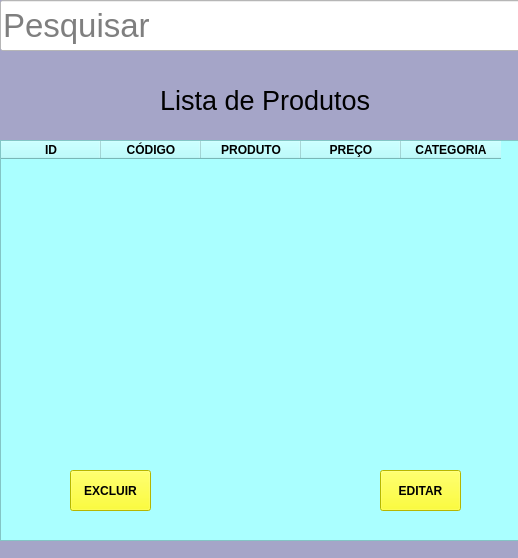
<?xml version="1.0" encoding="UTF-8"?>
<ui version="4.0">
 <class>MainWindow</class>
 <widget class="QMainWindow" name="MainWindow">
  <property name="geometry">
   <rect>
    <x>0</x>
    <y>0</y>
    <width>518</width>
    <height>558</height>
   </rect>
  </property>
  <property name="font">
   <font>
    <pointsize>13</pointsize>
    <weight>75</weight>
    <bold>true</bold>
   </font>
  </property>
  <property name="windowTitle">
   <string>MainWindow</string>
  </property>
  <property name="styleSheet">
   <string notr="true">background-color: rgb(165, 165, 200);</string>
  </property>
  <widget class="QWidget" name="centralwidget">
   <widget class="QLabel" name="label">
    <property name="geometry">
     <rect>
      <x>160</x>
      <y>70</y>
      <width>241</width>
      <height>61</height>
     </rect>
    </property>
    <property name="font">
     <font>
      <pointsize>20</pointsize>
     </font>
    </property>
    <property name="text">
     <string>Lista de Produtos</string>
    </property>
   </widget>
   <widget class="QTableWidget" name="tableWidget">
    <property name="geometry">
     <rect>
      <x>0</x>
      <y>140</y>
      <width>521</width>
      <height>401</height>
     </rect>
    </property>
    <property name="styleSheet">
     <string notr="true">background-color: rgb(255, 255, 255);
background-color: rgb(170, 255, 255);</string>
    </property>
    <column>
     <property name="text">
      <string>ID</string>
     </property>
     <property name="font">
      <font>
       <weight>75</weight>
       <bold>true</bold>
      </font>
     </property>
    </column>
    <column>
     <property name="text">
      <string>CÓDIGO</string>
     </property>
     <property name="font">
      <font>
       <weight>75</weight>
       <bold>true</bold>
      </font>
     </property>
    </column>
    <column>
     <property name="text">
      <string>PRODUTO</string>
     </property>
     <property name="font">
      <font>
       <weight>75</weight>
       <bold>true</bold>
      </font>
     </property>
    </column>
    <column>
     <property name="text">
      <string>PREÇO</string>
     </property>
     <property name="font">
      <font>
       <weight>75</weight>
       <bold>true</bold>
      </font>
     </property>
    </column>
    <column>
     <property name="text">
      <string>CATEGORIA</string>
     </property>
     <property name="font">
      <font>
       <weight>75</weight>
       <bold>true</bold>
      </font>
     </property>
    </column>
   </widget>
   <widget class="QPushButton" name="pushButton">
    <property name="geometry">
     <rect>
      <x>70</x>
      <y>470</y>
      <width>81</width>
      <height>41</height>
     </rect>
    </property>
    <property name="font">
     <font>
      <weight>75</weight>
      <bold>true</bold>
     </font>
    </property>
    <property name="styleSheet">
     <string notr="true">background-color: rgb(255, 0, 0);
background-color: rgb(255, 255, 0);</string>
    </property>
    <property name="text">
     <string>EXCLUIR</string>
    </property>
   </widget>
   <widget class="QPushButton" name="pushButton_2">
    <property name="geometry">
     <rect>
      <x>380</x>
      <y>470</y>
      <width>81</width>
      <height>41</height>
     </rect>
    </property>
    <property name="font">
     <font>
      <weight>75</weight>
      <bold>true</bold>
     </font>
    </property>
    <property name="styleSheet">
     <string notr="true">background-color: rgb(255, 0, 0);
alternate-background-color: rgb(0, 0, 255);
background-color: rgb(85, 255, 127);
background-color: rgb(0, 85, 255);
background-color: rgb(255, 255, 0);</string>
    </property>
    <property name="text">
     <string>EDITAR</string>
    </property>
   </widget>
   <widget class="QLineEdit" name="lineEdit">
    <property name="geometry">
     <rect>
      <x>0</x>
      <y>0</y>
      <width>521</width>
      <height>51</height>
     </rect>
    </property>
    <property name="font">
     <font>
      <pointsize>25</pointsize>
     </font>
    </property>
    <property name="styleSheet">
     <string notr="true">background-color: rgb(255, 255, 255);</string>
    </property>
    <property name="placeholderText">
     <string>Pesquisar</string>
    </property>
   </widget>
  </widget>
 </widget>
 <resources/>
 <connections/>
</ui>
